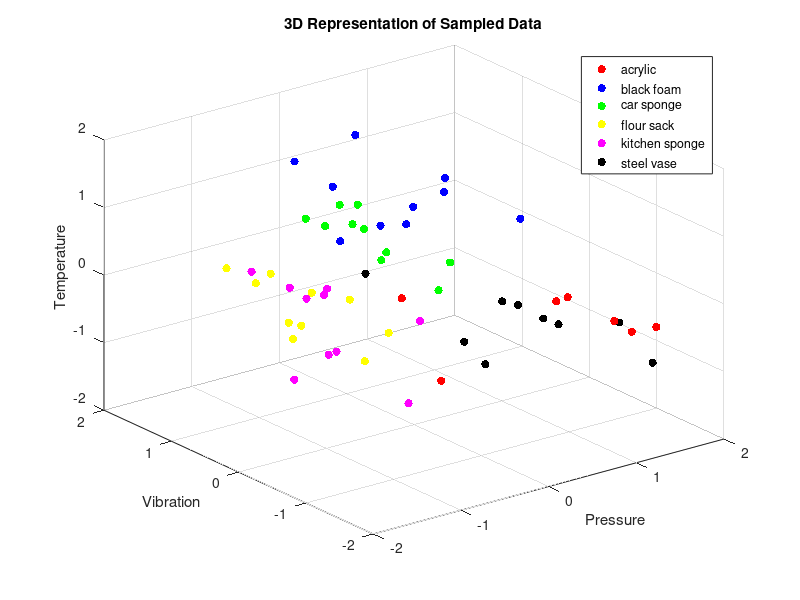

Write the MATLAB code that produced this figure. (Note: this script raises an error after producing the figure.)
 %% clear workspace
clc; clear all; close all;

%% load the data 
load('F0_PVT.mat');
load('F0_Electrodes.mat');

ac = 1:10;
bf = 11:20;
cs = 21:30;
fs = 31:40;
ks = 41:50;
sv = 51:60;
%%%%%%%%%%%%%%%%%%%%%%%%%%%%%%%%%% PCA FOR PVT%%%%%%%%%%%%%%%%%%%%%%%%
%% Stadarising the data

%initialising data


P =[];
V =[];
T =[];
for i = 1:6 
P= [P F0_PVT.P(i,:)];
V =[V F0_PVT.V(i,:)];
T =[T F0_PVT.T(i,:)];
end

PVT = [P;V;T]';
FO_PVTf = PVT;
save('FO_PVTf.mat','FO_PVTf');

normPVT = normalize(FO_PVTf);

%normalising data 
Pn = normPVT(:,1);
Vn = normPVT(:,2);
Tn = normPVT(:,3);



%% PCA 

[Eigenvectors, score, variances, TSQUARED, EXPLAINED] = pca(normPVT);
dimension =1:3; 
%% ploting
%plot standarised data with principle components 
 
figure;
scatter3(Pn(ac,:),Vn(ac,:),Tn(ac,:),'r','filled');
hold on 
scatter3(Pn(bf,:),Vn(bf,:),Tn(bf,:),'b','filled');
hold on 
scatter3(Pn(cs,:),Vn(cs,:),Tn(cs,:),'g','filled');
hold on 
scatter3(Pn(fs,:),Vn(fs,:),Tn(fs,:),'y','filled');
hold on 
scatter3(Pn(ks,:),Vn(ks,:),Tn(ks,:),'m','filled');
hold on 
scatter3(Pn(sv,:),Vn(sv,:),Tn(sv,:),'k','filled');
legend('acrylic','black foam', 'car sponge','flour sack', 'kitchen sponge', 'steel vase');  
title('3D Representation of Sampled Data');
%legend('acrylic','black foam', 'car sponge','flour sack', 'kitchen sponge', 'steel vase');
xlim([-2 2])
ylim([-2 2])
zlim([-2 2])
xlabel('Pressure')
ylabel('Vibration')
zlabel('Temperature')
hold on 
ei3d = Eigenvectors(:,dimension);
biplot(ei3d,'varlabels',{'PC1','PC2','PC3'});
title('Standarised Data With Principle Components');



%% plot reduces data 



figure;
grid on 
reduced_eig = Eigenvectors(:,1:2)';
reduced_score = score(:,1:2);
scatter(reduced_score(1:10,1),reduced_score(1:10,2),'r','filled');
hold on
scatter(reduced_score(10:20,1),reduced_score(10:20,2),'b','filled');
hold on
scatter(reduced_score(20:30,1),reduced_score(20:30,2),'g','filled');
hold on
scatter(reduced_score(30:40,1),reduced_score(30:40,2),'y','filled');
hold on
scatter(reduced_score(40:50,1),reduced_score(40:50,2),'m','filled');
hold on
scatter(reduced_score(50:60,1),reduced_score(50:60,2),'k','filled');
legend('acrylic','black foam', 'car sponge','flour sack', 'kitchen sponge', 'steel vase', 'Fontsize',14);  
% hold on
% biplot(reduced_eig,'varlabels',{'PC2','PC3'});
xlim([-3 3])
ylim([-3 3])
axis square 
legend('acrylic','black foam', 'car sponge','flour sack', 'kitchen sponge', 'steel vase', 'Fontsize',14);  
title('Reduced Data with Principle Components');
xlabel('Principal Component PC1')
ylabel('Principal Component PC2')
axis square 
%% 1D number lines
dimension =1; 

%y-axis for 1D plot 
y1 = ones(1,size(score,1));
y2 = 2*ones(1,size(score,1));
y3 = 3*ones(1,size(score,1));

%get each dimension seperatly 
pc1 = score(:,1)';
pc2 = score(:,2)';
pc3 = score(:,3)';

%plot 1d distribution of data for each PC
figure;
scatter(pc1,y1,'fill');
hold on 
scatter(pc2,y2,'fill');
hold on 
scatter(pc3,y3,'fill');
title('1D Distribution of Data for Each PC');
ylim([0 4]);
legend('PC1', 'PC2', 'PC3');
set(gca,'ytick',[]);
%%%%%%%%%%%%%%%%%%%%%%%%%%%%%%%%%% PCA FOR Electrodes%%%%%%%%%%%%%%%%%%%%%%%%
%% Normalise Data 
% FO_E = normalize(F0_Electrodes);

electrodes = [];

for i = 1:6
    electrodes = [electrodes squeeze(F0_Electrodes(i,:,:))];
end
electrodes=electrodes';
electrodes = normalize(electrodes);

save('electrodes.mat', 'electrodes');

%% PCA 
[Eeigenvectors, Escore, Evariances, ETSQUARED, EEXPLAINED] = pca(electrodes);
save('electrodes_PCA.mat', 'Escore');

%% Scree Plot 

xax = 1:1:length(Evariances);
sorted = sort(Evariances, 'descend');
figure;
scatter(xax, sorted,'filled');
hold on 
plot(xax, sorted,'b');
ylabel('Eigenvalues');
xlabel('Component Number');
title('Scree Plot');
%% 

figure; 
scatter3(Escore(ac,1),Escore(ac,2),Escore(ac,3),'r','filled');
hold on 
scatter3(Escore(bf,1),Escore(bf,2),Escore(bf,3),'b','filled');
hold on 
scatter3(Escore(cs,1),Escore(cs,2),Escore(cs,3),'g','filled');
hold on 
scatter3(Escore(fs,1),Escore(fs,2),Escore(fs,3),'c','filled');
hold on 
scatter3(Escore(ks,1),Escore(ks,2),Escore(ks,3),'m','filled');
hold on 
scatter3(Escore(sv,1),Escore(sv,2),Escore(sv,3),'k','filled');

xlabel('1st Principal Component')
ylabel('2nd Principal Component')
zlabel('3rd Principal Component')
% hold on
% Eeigenvectors=Eeigenvectors*3;
% biplot(Eeigenvectors(1:3,1:3),'varlabels',{'PC1','PC2','PC3'});
xlim([-6 6])
ylim([-6 6])
zlim([-6 6])
axis square
title('Electrode Data With Principle Components');

